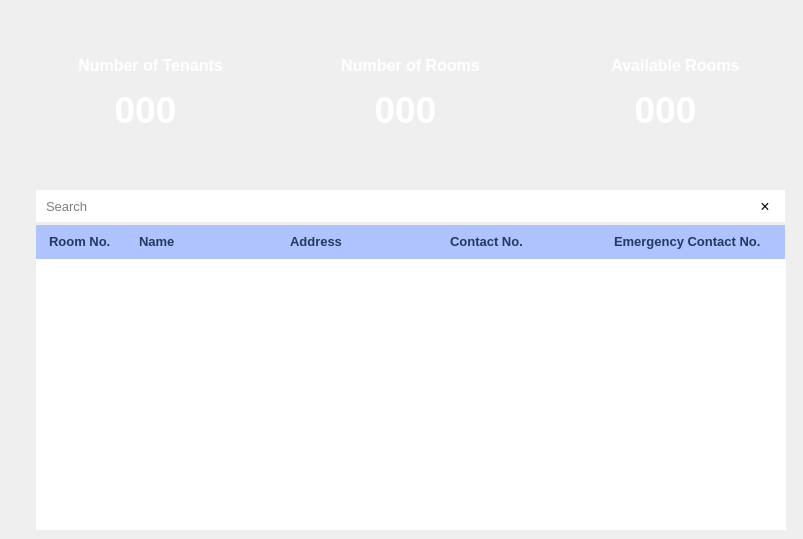
    <widget class="QWidget" name="searchWidget">
     <property name="styleSheet">
      <string notr="true">#searchWidget
{
	background:#ebf3fa;
}</string>
     </property>
     <widget class="QLabel" name="label_4">
      <property name="geometry">
       <rect>
        <x>36</x>
        <y>30</y>
        <width>238</width>
        <height>136</height>
       </rect>
      </property>
      <property name="autoFillBackground">
       <bool>false</bool>
      </property>
      <property name="text">
       <string/>
      </property>
      <property name="pixmap">
       <pixmap resource="resources.qrc">:/Images/empcardbg.png</pixmap>
      </property>
      <property name="scaledContents">
       <bool>true</bool>
      </property>
     </widget>
     <widget class="QLabel" name="label_5">
      <property name="geometry">
       <rect>
        <x>296</x>
        <y>30</y>
        <width>238</width>
        <height>136</height>
       </rect>
      </property>
      <property name="text">
       <string/>
      </property>
      <property name="pixmap">
       <pixmap resource="resources.qrc">:/Images/attendancebg.png</pixmap>
      </property>
      <property name="scaledContents">
       <bool>true</bool>
      </property>
     </widget>
     <widget class="QLabel" name="label_6">
      <property name="geometry">
       <rect>
        <x>556</x>
        <y>30</y>
        <width>238</width>
        <height>136</height>
       </rect>
      </property>
      <property name="text">
       <string/>
      </property>
      <property name="pixmap">
       <pixmap resource="resources.qrc">:/Images/absentbg.png</pixmap>
      </property>
      <property name="scaledContents">
       <bool>true</bool>
      </property>
     </widget>
     <widget class="QLabel" name="label_7">
      <property name="geometry">
       <rect>
        <x>40</x>
        <y>50</y>
        <width>221</width>
        <height>31</height>
       </rect>
      </property>
      <property name="font">
       <font>
        <pointsize>12</pointsize>
        <bold>true</bold>
       </font>
      </property>
      <property name="text">
       <string>&lt;html&gt;&lt;head/&gt;&lt;body&gt;&lt;p align=&quot;center&quot;&gt;&lt;span style=&quot; color:#ffffff;&quot;&gt;Number of Tenants&lt;/span&gt;&lt;/p&gt;&lt;/body&gt;&lt;/html&gt;</string>
      </property>
     </widget>
     <widget class="QLabel" name="empLabel">
      <property name="geometry">
       <rect>
        <x>50</x>
        <y>80</y>
        <width>191</width>
        <height>61</height>
       </rect>
      </property>
      <property name="font">
       <font>
        <pointsize>28</pointsize>
        <bold>true</bold>
       </font>
      </property>
      <property name="styleSheet">
       <string notr="true">#empLabel
{
	color:white;
	font-weight:bold;
}</string>
      </property>
      <property name="text">
       <string>&lt;html&gt;&lt;head/&gt;&lt;body&gt;&lt;p align=&quot;center&quot;&gt;&lt;span style=&quot; color:#ffffff;&quot;&gt;000&lt;/span&gt;&lt;/p&gt;&lt;/body&gt;&lt;/html&gt;</string>
      </property>
     </widget>
     <widget class="QLabel" name="deptLabel">
      <property name="geometry">
       <rect>
        <x>310</x>
        <y>80</y>
        <width>191</width>
        <height>61</height>
       </rect>
      </property>
      <property name="font">
       <font>
        <pointsize>28</pointsize>
        <bold>true</bold>
       </font>
      </property>
      <property name="styleSheet">
       <string notr="true">color:white;</string>
      </property>
      <property name="text">
       <string>&lt;html&gt;&lt;head/&gt;&lt;body&gt;&lt;p align=&quot;center&quot;&gt;&lt;span style=&quot; color:#ffffff;&quot;&gt;000&lt;/span&gt;&lt;/p&gt;&lt;/body&gt;&lt;/html&gt;</string>
      </property>
     </widget>
     <widget class="QLabel" name="label_10">
      <property name="geometry">
       <rect>
        <x>300</x>
        <y>50</y>
        <width>221</width>
        <height>31</height>
       </rect>
      </property>
      <property name="font">
       <font>
        <pointsize>12</pointsize>
        <bold>true</bold>
       </font>
      </property>
      <property name="text">
       <string>&lt;html&gt;&lt;head/&gt;&lt;body&gt;&lt;p align=&quot;center&quot;&gt;&lt;span style=&quot; color:#ffffff;&quot;&gt;Number of Rooms&lt;/span&gt;&lt;/p&gt;&lt;/body&gt;&lt;/html&gt;</string>
      </property>
     </widget>
     <widget class="QLabel" name="designLabel">
      <property name="geometry">
       <rect>
        <x>570</x>
        <y>80</y>
        <width>191</width>
        <height>61</height>
       </rect>
      </property>
      <property name="font">
       <font>
        <pointsize>28</pointsize>
        <bold>true</bold>
       </font>
      </property>
      <property name="styleSheet">
       <string notr="true">color:white;</string>
      </property>
      <property name="text">
       <string>&lt;html&gt;&lt;head/&gt;&lt;body&gt;&lt;p align=&quot;center&quot;&gt;&lt;span style=&quot; color:#ffffff;&quot;&gt;000&lt;/span&gt;&lt;/p&gt;&lt;/body&gt;&lt;/html&gt;</string>
      </property>
     </widget>
     <widget class="QLabel" name="label_12">
      <property name="geometry">
       <rect>
        <x>570</x>
        <y>50</y>
        <width>211</width>
        <height>31</height>
       </rect>
      </property>
      <property name="font">
       <font>
        <pointsize>12</pointsize>
        <bold>true</bold>
       </font>
      </property>
      <property name="text">
       <string>&lt;html&gt;&lt;head/&gt;&lt;body&gt;&lt;p align=&quot;center&quot;&gt;&lt;span style=&quot; color:#ffffff;&quot;&gt;Available Rooms&lt;/span&gt;&lt;/p&gt;&lt;/body&gt;&lt;/html&gt;</string>
      </property>
     </widget>
     <widget class="QLineEdit" name="searchTextBox">
      <property name="geometry">
       <rect>
        <x>36</x>
        <y>190</y>
        <width>711</width>
        <height>32</height>
       </rect>
      </property>
      <property name="font">
       <font>
        <pointsize>10</pointsize>
       </font>
      </property>
      <property name="styleSheet">
       <string notr="true">#searchTextBox
{
	padding-left:8px;
	border:none;
}</string>
      </property>
      <property name="placeholderText">
       <string>Search</string>
      </property>
     </widget>
     <widget class="QPushButton" name="pushButton">
      <property name="geometry">
       <rect>
        <x>745</x>
        <y>190</y>
        <width>40</width>
        <height>32</height>
       </rect>
      </property>
      <property name="font">
       <font>
        <pointsize>12</pointsize>
       </font>
      </property>
      <property name="styleSheet">
       <string notr="true">#pushButton
{
	border:none;
	color:black;
background:white;
}
#pushButton:hover
{
	border:none;
	color:red;
background:white;
}</string>
      </property>
      <property name="text">
       <string>×</string>
      </property>
     </widget>
     <widget class="QTableView" name="tableView">
      <property name="geometry">
       <rect>
        <x>36</x>
        <y>259</y>
        <width>750</width>
        <height>271</height>
       </rect>
      </property>
      <property name="sizePolicy">
       <sizepolicy hsizetype="Fixed" vsizetype="Fixed">
        <horstretch>0</horstretch>
        <verstretch>0</verstretch>
       </sizepolicy>
      </property>
      <property name="focusPolicy">
       <enum>Qt::NoFocus</enum>
      </property>
      <property name="autoFillBackground">
       <bool>false</bool>
      </property>
      <property name="frameShape">
       <enum>QFrame::NoFrame</enum>
      </property>
      <property name="horizontalScrollBarPolicy">
       <enum>Qt::ScrollBarAlwaysOff</enum>
      </property>
      <property name="sizeAdjustPolicy">
       <enum>QAbstractScrollArea::AdjustIgnored</enum>
      </property>
      <property name="editTriggers">
       <set>QAbstractItemView::NoEditTriggers</set>
      </property>
      <property name="tabKeyNavigation">
       <bool>false</bool>
      </property>
      <property name="showDropIndicator" stdset="0">
       <bool>false</bool>
      </property>
      <property name="dragDropOverwriteMode">
       <bool>false</bool>
      </property>
      <property name="alternatingRowColors">
       <bool>true</bool>
      </property>
      <property name="selectionMode">
       <enum>QAbstractItemView::SingleSelection</enum>
      </property>
      <property name="selectionBehavior">
       <enum>QAbstractItemView::SelectRows</enum>
      </property>
      <property name="textElideMode">
       <enum>Qt::ElideNone</enum>
      </property>
      <property name="showGrid">
       <bool>false</bool>
      </property>
      <property name="gridStyle">
       <enum>Qt::NoPen</enum>
      </property>
      <property name="cornerButtonEnabled">
       <bool>false</bool>
      </property>
      <attribute name="horizontalHeaderVisible">
       <bool>false</bool>
      </attribute>
      <attribute name="horizontalHeaderMinimumSectionSize">
       <number>30</number>
      </attribute>
      <attribute name="horizontalHeaderDefaultSectionSize">
       <number>120</number>
      </attribute>
     </widget>
     <widget class="QLabel" name="label_8">
      <property name="geometry">
       <rect>
        <x>36</x>
        <y>225</y>
        <width>111</width>
        <height>34</height>
       </rect>
      </property>
      <property name="font">
       <font>
        <pointsize>10</pointsize>
        <bold>true</bold>
       </font>
      </property>
      <property name="styleSheet">
       <string notr="true">#label_8
{
	color:#233862;
	background:#aec3ff;
padding-left:10px;
}</string>
      </property>
      <property name="text">
       <string>&lt;html&gt;&lt;head/&gt;&lt;body&gt;&lt;p&gt;Room No.&lt;/p&gt;&lt;/body&gt;&lt;/html&gt;</string>
      </property>
     </widget>
     <widget class="QLabel" name="label_21">
      <property name="geometry">
       <rect>
        <x>139</x>
        <y>225</y>
        <width>151</width>
        <height>34</height>
       </rect>
      </property>
      <property name="font">
       <font>
        <pointsize>10</pointsize>
        <bold>true</bold>
       </font>
      </property>
      <property name="styleSheet">
       <string notr="true">#label_21
{
	color:#233862;
	background:#aec3ff;
}</string>
      </property>
      <property name="text">
       <string>&lt;html&gt;&lt;head/&gt;&lt;body&gt;&lt;p&gt;Name&lt;/p&gt;&lt;/body&gt;&lt;/html&gt;</string>
      </property>
     </widget>
     <widget class="QLabel" name="label_22">
      <property name="geometry">
       <rect>
        <x>290</x>
        <y>225</y>
        <width>201</width>
        <height>34</height>
       </rect>
      </property>
      <property name="font">
       <font>
        <pointsize>10</pointsize>
        <bold>true</bold>
       </font>
      </property>
      <property name="styleSheet">
       <string notr="true">#label_22
{
	color:#233862;
	background:#aec3ff;
}</string>
      </property>
      <property name="text">
       <string>&lt;html&gt;&lt;head/&gt;&lt;body&gt;&lt;p&gt;Address&lt;/p&gt;&lt;/body&gt;&lt;/html&gt;</string>
      </property>
     </widget>
     <widget class="QLabel" name="label_23">
      <property name="geometry">
       <rect>
        <x>450</x>
        <y>225</y>
        <width>171</width>
        <height>34</height>
       </rect>
      </property>
      <property name="font">
       <font>
        <pointsize>10</pointsize>
        <bold>true</bold>
       </font>
      </property>
      <property name="styleSheet">
       <string notr="true">#label_23
{
	color:#233862;
	background:#aec3ff;
}</string>
      </property>
      <property name="text">
       <string>&lt;html&gt;&lt;head/&gt;&lt;body&gt;&lt;p&gt;Contact No.&lt;/p&gt;&lt;/body&gt;&lt;/html&gt;</string>
      </property>
     </widget>
     <widget class="QLabel" name="label_25">
      <property name="geometry">
       <rect>
        <x>614</x>
        <y>225</y>
        <width>171</width>
        <height>34</height>
       </rect>
      </property>
      <property name="font">
       <font>
        <pointsize>10</pointsize>
        <bold>true</bold>
       </font>
      </property>
      <property name="styleSheet">
       <string notr="true">#label_25
{
	color:#233862;
	background:#aec3ff;
}</string>
      </property>
      <property name="text">
       <string>&lt;html&gt;&lt;head/&gt;&lt;body&gt;&lt;p&gt;Emergency Contact No.&lt;/p&gt;&lt;/body&gt;&lt;/html&gt;</string>
      </property>
     </widget>
    </widget>
